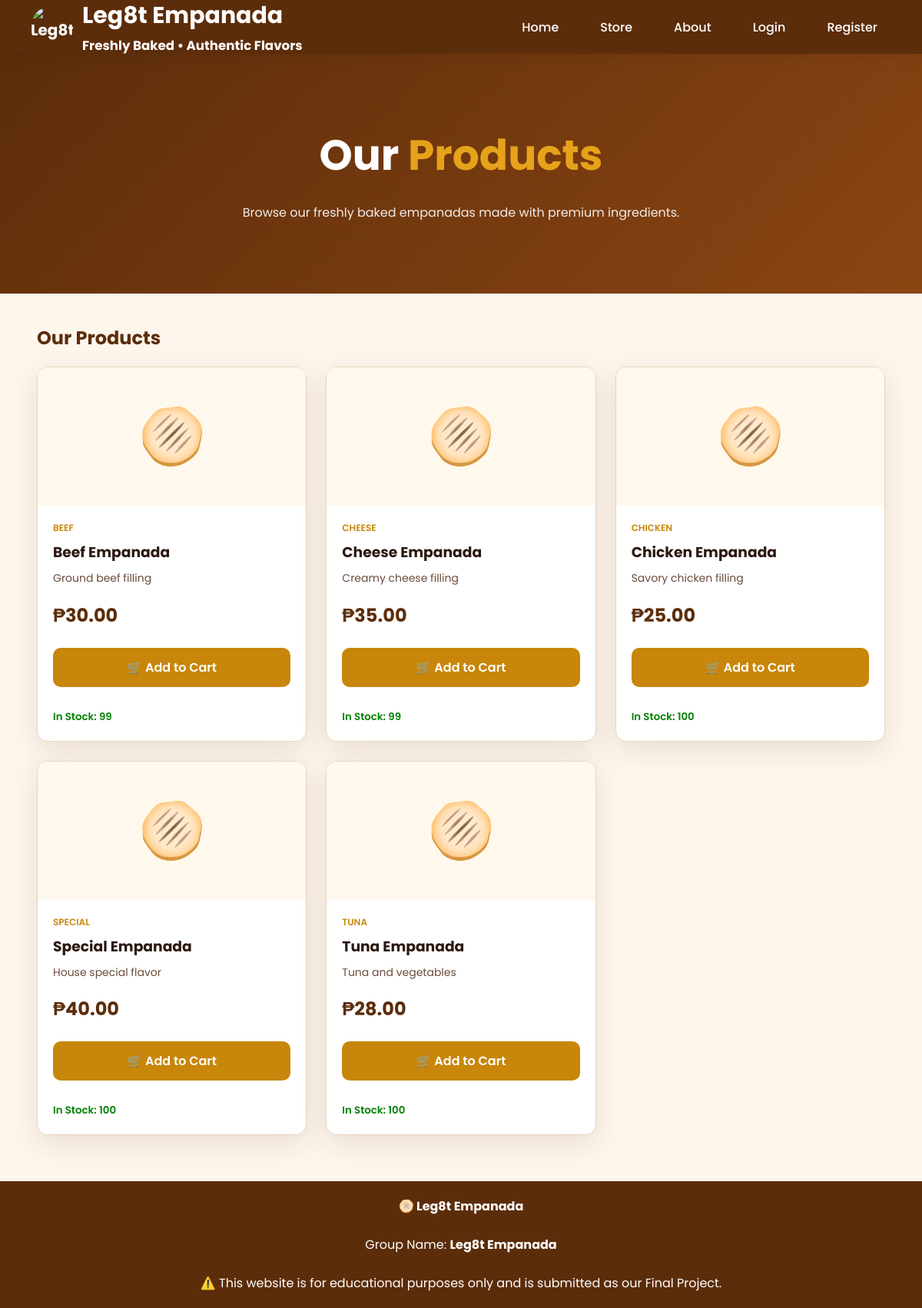
The page /store.php on the database its author committed.
### tables this page shows
CREATE TABLE `products` (
  `product_id` int(11) NOT NULL,
  `category` varchar(50) DEFAULT NULL,
  `product_name` varchar(100) DEFAULT NULL,
  `description` text DEFAULT NULL,
  `price` decimal(10,2) DEFAULT NULL,
  `stock` int(11) DEFAULT NULL,
  `image` varchar(255) DEFAULT NULL
);

### store.php (the view, shortened to what this page needs)
<?php
include("includes/db.php");
$category = "";
if ($category == "" || $category == "All") {
    $result = mysqli_query(
        $conn,
        "SELECT *
         FROM products
         ORDER BY product_name ASC"
    );
}
?>
<!DOCTYPE html>
<html lang="en">
<head>
    <link rel="stylesheet" href="style.css">
</head>
<body>
    <nav>
        <div class="logo">
    <img
        src="images/logo.png"
        alt="Leg8t Empanada"
        class="logo-image"
    >
    <div class="logo-text">
        <h2>
            Leg8t Empanada
        </h2>
        <small>
            Freshly Baked • Authentic Flavors
        </small>
    </div>
</div>
        <ul>
            <li>
                <a href="index.php">
                    Home
                </a>
            </li>
            <li>
                <a href="store.php" class="active">
                    Store
                </a>
            </li>
            <li>
                <a href="about.php">
                    About
                </a>
            </li>
            <?php
if(isset($_SESSION['user_id'])){
?>
            <li>
                <a href="cart.php">
                    Cart
                </a>
            </li>
            <li>
                <a href="logout.php">
                    Logout
                </a>
            </li>
            <?php
}else{
?>
            <li>
                <a href="login.php">
                    Login
                </a>
            </li>
            <li>
                <a href="register.php">
                    Register
                </a>
            </li>
            <?php
}
?>
        </ul>
    </nav>
    <section class="hero">
        <h1>
            Our
            <span>
                Products
            </span>
        </h1>
        <p>
            Browse our freshly baked empanadas
            made with premium ingredients.
        </p>
    </section>
    <div class="container">
        <h2 style="margin-bottom:20px; color:var(--brown);">
            Our Products
        </h2>
        <div class="grid">
            <?php
while($product = mysqli_fetch_assoc($result)){
?>
            <div class="product">
                <div class="product-image">
                    <?php
if ($product['image'] != "") {
?>
                    <img src="images/<?php echo $product['image']; ?>" alt="<?php echo $product['product_name']; ?>" width="100%" height="180" style="object-fit:cover;">
                    <?php
} else {
?>
                    🫓
                    <?php
}
?>
                </div>
                <div class="product-body">
                    <div class="category">
                        <?php echo strtoupper($product['category']); ?>
                    </div>
                    <h3>
                        <?php echo $product['product_name']; ?>
                    </h3>
                    <p>
                        <?php echo $product['description']; ?>
                    </p>
                    <div class="price">
                        ₱<?php echo number_format($product['price'], 2); ?>
                    </div>
                    <br>
                    <?php
if($product['stock'] > 0){
?>
                    <a href="cart.php?id=<?php echo $product['product_id']; ?>" class="btn btn-primary" style="display:block;text-align:center;">
                        🛒 Add to Cart
                    </a>
                    <br>
                    <small style="color:green; font-weight:600;">
                        In Stock:
                        <?php echo $product['stock']; ?>
                    </small>
                    <?php
}else{
?>
                    <button class="btn btn-danger" style="width:100%;" disabled>
                        Out of Stock
                    </button>
                    <?php
}
?>
                </div>
            </div>
            <?php
}
?>
        </div>
    </div>
    <footer>
        <strong>
            🫓 Leg8t Empanada
        </strong>
        <br><br>
        Group Name:
        <strong>
           Leg8t Empanada
        </strong>
        <br><br>
        ⚠️ This website is for educational purposes only and is submitted as our Final Project.
    </footer>
</body>
</html>

### style.css (style rules this page uses)
:root { --gold: #C8860A; --gold-light: #E6A21A; --gold-bg: #FFF8EC; --brown: #5C2D0A; --brown-light: #8B4513; --cream: #FDF6ED; --white: #FFFFFF; --text: #2C1810; --text2: #6B4C3B; --border: #E8D5C0; --success: #1B6B2F; --danger: #B42318; --radius: 14px; --shadow: 0 10px 35px rgba(92, 45, 10, .12); }
* { margin: 0; padding: 0; box-sizing: border-box; }
html { scroll-behavior: smooth; }
body { font-family: 'Poppins', sans-serif; background: var(--cream); color: var(--text); min-height: 100vh; }
nav { height: 70px; background: var(--brown); display: flex; justify-content: space-between; align-items: center; padding: 0 40px; position: sticky; top: 0; z-index: 999; box-shadow: 0 5px 20px rgba(0, 0, 0, .08); }
.logo { display: flex; align-items: center; gap: 12px; color: white; font-size: 24px; font-weight: 700; }
.logo { display:flex; align-items:center; gap:12px; font-weight:700; color:white; font-size:20px; }
.logo-image { width:55px; height:55px; object-fit:contain; border-radius:50%; }
nav ul { list-style: none; display: flex; gap: 18px; }
nav ul li a { color: white; text-decoration: none; padding: 10px 18px; border-radius: 8px; transition: .3s; font-weight: 500; }
.hero { background: linear-gradient(135deg, var(--brown), var(--brown-light)); color: white; padding: 90px 30px; text-align: center; }
.hero h1 { font-size: 55px; margin-bottom: 20px; }
.hero span { color: var(--gold-light); }
.hero p { max-width: 700px; margin: auto; line-height: 1.8; opacity: .9; }
.container { width: 92%; max-width: 1200px; margin: 40px auto; }
.grid { display: grid; grid-template-columns: repeat(auto-fit, minmax(260px, 1fr)); gap: 25px; }
.product { background: white; border-radius: var(--radius); border: 1px solid var(--border); overflow: hidden; transition: .35s; box-shadow: var(--shadow); }
.product-image { height: 180px; display: flex; justify-content: center; align-items: center; background: var(--gold-bg); font-size: 70px; }
.product-body { padding: 20px; }
.category { color: var(--gold); font-size: 12px; font-weight: 600; text-transform: uppercase; }
.product h3 { margin: 8px 0; }
.product p { color: var(--text2); font-size: 14px; line-height: 1.7; }
.price { margin-top: 18px; font-size: 24px; color: var(--brown); font-weight: 700; }
.btn { display: inline-block; padding: 13px 28px; border: none; border-radius: 10px; cursor: pointer; font-weight: 600; text-decoration: none; transition: .3s; }
.btn-primary { background: var(--gold); color: white; }
footer { margin-top: 60px; background: var(--brown); color: white; text-align: center; padding: 20px; }

### rows shown on the page
products: category "BEEF", product_name "Beef Empanada", description "Ground beef filling", price "30.00", stock "99"
products: category "CHEESE", product_name "Cheese Empanada", description "Creamy cheese filling", price "35.00", stock "99"
products: category "CHICKEN", product_name "Chicken Empanada", description "Savory chicken filling", price "25.00", stock "100"
products: category "SPECIAL", product_name "Special Empanada", description "House special flavor", price "40.00", stock "100"
products: category "TUNA", product_name "Tuna Empanada", description "Tuna and vegetables", price "28.00", stock "100"
